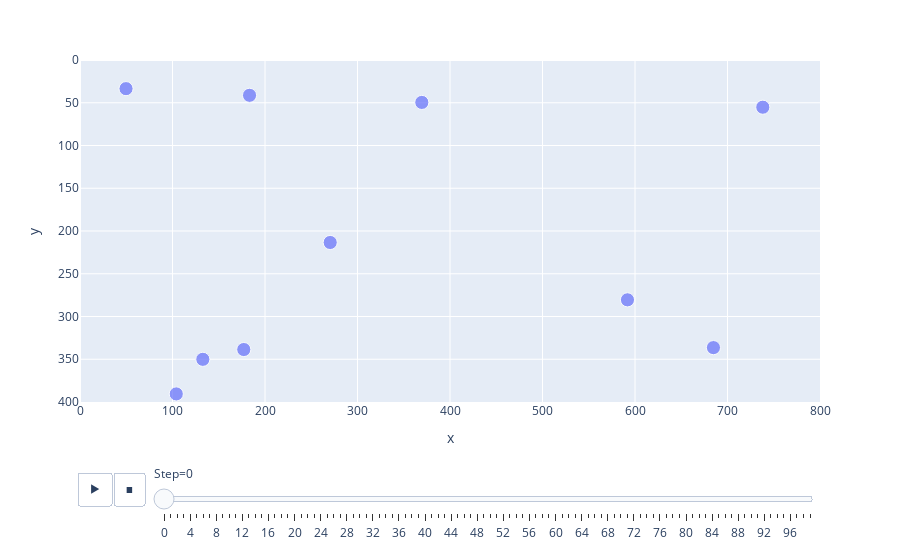

The code cell stored with this chart in its notebook:
### Code cell
fig = px.scatter(position_split_df, x="x", y="y", size=[10] * len(position_split_df), size_max=10, animation_frame="Step", animation_group="AgentID", range_x=[0,800], range_y=[400,0])
fig.show()
fig.write_html("animation.html")

### Figure 1 — Plotly figure (JSON) as saved in the notebook; plotly's stock layout.template omitted (floating-point values rounded to 4 significant figures)
{"data": [{"hoverlabel": {"namelength": 0}, "hovertemplate": "Step=0<br>x=%{x}<br>y=%{y}<br>size=%{marker.size}", "ids": [0, 1, 2, 3, 4, 5, 6, 7, 8, 9], "legendgroup": "", "marker": {"color": "#636efa", "size": [10, 10, 10, 10, 10, 10, 10, 10, 10, 10], "sizemode": "area", "sizeref": 0.1, "symbol": "circle"}, "mode": "markers", "name": "", "showlegend": false, "type": "scatter", "x": [49.76, 591.9, 684.8, 104.1, 369.5, 270.5, 183.3, 738.2, 177.0, 132.8], "xaxis": "x", "y": [33.53, 280.5, 336.4, 390.6, 49.61, 213.4, 41.32, 55.21, 338.6, 350.1], "yaxis": "y"}], "layout": {"legend": {"itemsizing": "constant", "tracegroupgap": 0}, "margin": {"t": 60}, "sliders": [{"active": 0, "currentvalue": {"prefix": "Step="}, "len": 0.9, "pad": {"b": 10, "t": 60}, "steps": [{"args": [["0"], {"frame": {"duration": 0, "redraw": false}, "fromcurrent": true, "mode": "immediate", "transition": {"duration": 0, "easing": "linear"}}], "label": "0", "method": "animate"}, {"args": [["1"], {"frame": {"duration": 0, "redraw": false}, "fromcurrent": true, "mode": "immediate", "transition": {"duration": 0, "easing": "linear"}}], "label": "1", "method": "animate"}, {"args": [["2"], {"frame": {"duration": 0, "redraw": false}, "fromcurrent": true, "mode": "immediate", "transition": {"duration": 0, "easing": "linear"}}], "label": "2", "method": "animate"}, {"args": [["3"], {"frame": {"duration": 0, "redraw": false}, "fromcurrent": true, "mode": "immediate", "transition": {"duration": 0, "easing": "linear"}}], "label": "3", "method": "animate"}, {"args": [["4"], {"frame": {"duration": 0, "redraw": false}, "fromcurrent": true, "mode": "immediate", "transition": {"duration": 0, "easing": "linear"}}], "label": "4", "method": "animate"}, {"args": [["5"], {"frame": {"duration": 0, "redraw": false}, "fromcurrent": true, "mode": "immediate", "transition": {"duration": 0, "easing": "linear"}}], "label": "5", "method": "animate"}, {"args": [["6"], {"frame": {"duration": 0, "redraw": false}, "fromcurrent": true, "mode": "immediate", "transition": {"duration": 0, "easing": "linear"}}], "label": "6", "method": "animate"}, {"args": [["7"], {"frame": {"duration": 0, "redraw": false}, "fromcurrent": true, "mode": "immediate", "transition": {"duration": 0, "easing": "linear"}}], "label": "7", "method": "animate"}, {"args": [["8"], {"frame": {"duration": 0, "redraw": false}, "fromcurrent": true, "mode": "immediate", "transition": {"duration": 0, "easing": "linear"}}], "label": "8", "method": "animate"}, {"args": [["9"], {"frame": {"duration": 0, "redraw": false}, "fromcurrent": true, "mode": "immediate", "transition": {"duration": 0, "easing": "linear"}}], "label": "9", "method": "animate"}, {"args": [["10"], {"frame": {"duration": 0, "redraw": false}, "fromcurrent": true, "mode": "immediate", "transition": {"duration": 0, "easing": "linear"}}], "label": "10", "method": "animate"}, {"args": [["11"], {"frame": {"duration": 0, "redraw": false}, "fromcurrent": true, "mode": "immediate", "transition": {"duration": 0, "easing": "linear"}}], "label": "11", "method": "animate"}, {"args": [["12"], {"frame": {"duration": 0, "redraw": false}, "fromcurrent": true, "mode": "immediate", "transition": {"duration": 0, "easing": "linear"}}], "label": "12", "method": "animate"}, {"args": [["13"], {"frame": {"duration": 0, "redraw": false}, "fromcurrent": true, "mode": "immediate", "transition": {"duration": 0, "easing": "linear"}}], "label": "13", "method": "animate"}, {"args": [["14"], {"frame": {"duration": 0, "redraw": false}, "fromcurrent": true, "mode": "immediate", "transition": {"duration": 0, "easing": "linear"}}], "label": "14", "method": "animate"}, {"args": [["15"], {"frame": {"duration": 0, "redraw": false}, "fromcurrent": true, "mode": "immediate", "transition": {"duration": 0, "easing": "linear"}}], "label": "15", "method": "animate"}, {"args": [["16"], {"frame": {"duration": 0, "redraw": false}, "fromcurrent": true, "mode": "immediate", "transition": {"duration": 0, "easing": "linear"}}], "label": "16", "method": "animate"}, {"args": [["17"], {"frame": {"duration": 0, "redraw": false}, "fromcurrent": true, "mode": "immediate", "transition": {"duration": 0, "easing": "linear"}}], "label": "17", "method": "animate"}, {"args": [["18"], {"frame": {"duration": 0, "redraw": false}, "fromcurrent": true, "mode": "immediate", "transition": {"duration": 0, "easing": "linear"}}], "label": "18", "method": "animate"}, {"args": [["19"], {"frame": {"duration": 0, "redraw": false}, "fromcurrent": true, "mode": "immediate", "transition": {"duration": 0, "easing": "linear"}}], "label": "19", "method": "animate"}, {"args": [["20"], {"frame": {"duration": 0, "redraw": false}, "fromcurrent": true, "mode": "immediate", "transition": {"duration": 0, "easing": "linear"}}], "label": "20", "method": "animate"}, {"args": [["21"], {"frame": {"duration": 0, "redraw": false}, "fromcurrent": true, "mode": "immediate", "transition": {"duration": 0, "easing": "linear"}}], "label": "21", "method": "animate"}, {"args": [["22"], {"frame": {"duration": 0, "redraw": false}, "fromcurrent": true, "mode": "immediate", "transition": {"duration": 0, "easing": "linear"}}], "label": "22", "method": "animate"}, {"args": [["23"], {"frame": {"duration": 0, "redraw": false}, "fromcurrent": true, "mode": "immediate", "transition": {"duration": 0, "easing": "linear"}}], "label": "23", "method": "animate"}, {"args": [["24"], {"frame": {"duration": 0, "redraw": false}, "fromcurrent": true, "mode": "immediate", "transition": {"duration": 0, "easing": "linear"}}], "label": "24", "method": "animate"}, {"args": [["25"], {"frame": {"duration": 0, "redraw": false}, "fromcurrent": true, "mode": "immediate", "transition": {"duration": 0, "easing": "linear"}}], "label": "25", "method": "animate"}, {"args": [["26"], {"frame": {"duration": 0, "redraw": false}, "fromcurrent": true, "mode": "immediate", "transition": {"duration": 0, "easing": "linear"}}], "label": "26", "method": "animate"}, {"args": [["27"], {"frame": {"duration": 0, "redraw": false}, "fromcurrent": true, "mode": "immediate", "transition": {"duration": 0, "easing": "linear"}}], "label": "27", "method": "animate"}, {"args": [["28"], {"frame": {"duration": 0, "redraw": false}, "fromcurrent": true, "mode": "immediate", "transition": {"duration": 0, "easing": "linear"}}], "label": "28", "method": "animate"}, {"args": [["29"], {"frame": {"duration": 0, "redraw": false}, "fromcurrent": true, "mode": "immediate", "transition": {"duration": 0, "easing": "linear"}}], "label": "29", "method": "animate"}, {"args": [["30"], {"frame": {"duration": 0, "redraw": false}, "fromcurrent": true, "mode": "immediate", "transition": {"duration": 0, "easing": "linear"}}], "label": "30", "method": "animate"}, {"args": [["31"], {"frame": {"duration": 0, "redraw": false}, "fromcurrent": true, "mode": "immediate", "transition": {"duration": 0, "easing": "linear"}}], "label": "31", "method": "animate"}, {"args": [["32"], {"frame": {"duration": 0, "redraw": false}, "fromcurrent": true, "mode": "immediate", "transition": {"duration": 0, "easing": "linear"}}], "label": "32", "method": "animate"}, {"args": [["33"], {"frame": {"duration": 0, "redraw": false}, "fromcurrent": true, "mode": "immediate", "transition": {"duration": 0, "easing": "linear"}}], "label": "33", "method": "animate"}, {"args": [["34"], {"frame": {"duration": 0, "redraw": false}, "fromcurrent": true, "mode": "immediate", "transition": {"duration": 0, "easing": "linear"}}], "label": "34", "method": "animate"}, {"args": [["35"], {"frame": {"duration": 0, "redraw": false}, "fromcurrent": true, "mode": "immediate", "transition": {"duration": 0, "easing": "linear"}}], "label": "35", "method": "animate"}, {"args": [["36"], {"frame": {"duration": 0, "redraw": false}, "fromcurrent": true, "mode": "immediate", "transition": {"duration": 0, "easing": "linear"}}], "label": "36", "method": "animate"}, {"args": [["37"], {"frame": {"duration": 0, "redraw": false}, "fromcurrent": true, "mode": "immediate", "transition": {"duration": 0, "easing": "linear"}}], "label": "37", "method": "animate"}, {"args": [["38"], {"frame": {"duration": 0, "redraw": false}, "fromcurrent": true, "mode": "immediate", "transition": {"duration": 0, "easing": "linear"}}], "label": "38", "method": "animate"}, {"args": [["39"], {"frame": {"duration": 0, "redraw": false}, "fromcurrent": true, "mode": "immediate", "transition": {"duration": 0, "easing": "linear"}}], "label": "39", "method": "animate"}, {"args": [["40"], {"frame": {"duration": 0, "redraw": false}, "fromcurrent": true, "mode": "immediate", "transition": {"duration": 0, "easing": "linear"}}], "label": "40", "method": "animate"}, {"args": [["41"], {"frame": {"duration": 0, "redraw": false}, "fromcurrent": true, "mode": "immediate", "transition": {"duration": 0, "easing": "linear"}}], "label": "41", "method": "animate"}, {"args": [["42"], {"frame": {"duration": 0, "redraw": false}, "fromcurrent": true, "mode": "immediate", "transition": {"duration": 0, "easing": "linear"}}], "label": "42", "method": "animate"}, {"args": [["43"], {"frame": {"duration": 0, "redraw": false}, "fromcurrent": true, "mode": "immediate", "transition": {"duration": 0, "easing": "linear"}}], "label": "43", "method": "animate"}, {"args": [["44"], {"frame": {"duration": 0, "redraw": false}, "fromcurrent": true, "mode": "immediate", "transition": {"duration": 0, "easing": "linear"}}], "label": "44", "method": "animate"}, {"args": [["45"], {"frame": {"duration": 0, "redraw": false}, "fromcurrent": true, "mode": "immediate", "transition": {"duration": 0, "easing": "linear"}}], "label": "45", "method": "animate"}, {"args": [["46"], {"frame": {"duration": 0, "redraw": false}, "fromcurrent": true, "mode": "immediate", "transition": {"duration": 0, "easing": "linear"}}], "label": "46", "method": "animate"}, {"args": [["47"], {"frame": {"duration": 0, "redraw": false}, "fromcurrent": true, "mode": "immediate", "transition": {"duration": 0, "easing": "linear"}}], "label": "47", "method": "animate"}, {"args": [["48"], {"frame": {"duration": 0, "redraw": false}, "fromcurrent": true, "mode": "immediate", "transition": {"duration": 0, "easing": "linear"}}], "label": "48", "method": "animate"}, {"args": [["49"], {"frame": {"duration": 0, "redraw": false}, "fromcurrent": true, "mode": "immediate", "transition": {"duration": 0, "easing": "linear"}}], "label": "49", "method": "animate"}, {"args": [["50"], {"frame": {"duration": 0, "redraw": false}, "fromcurrent": true, "mode": "immediate", "transition": {"duration": 0, "easing": "linear"}}], "label": "50", "method": "animate"}, {"args": [["51"], {"frame": {"duration": 0, "redraw": false}, "fromcurrent": true, "mode": "immediate", "transition": {"duration": 0, "easing": "linear"}}], "label": "51", "method": "animate"}, {"args": [["52"], {"frame": {"duration": 0, "redraw": false}, "fromcurrent": true, "mode": "immediate", "transition": {"duration": 0, "easing": "linear"}}], "label": "52", "method": "animate"}, {"args": [["53"], {"frame": {"duration": 0, "redraw": false}, "fromcurrent": true, "mode": "immediate", "transition": {"duration": 0, "easing": "linear"}}], "label": "53", "method": "animate"}, {"args": [["54"], {"frame": {"duration": 0, "redraw": false}, "fromcurrent": true, "mode": "immediate", "transition": {"duration": 0, "easing": "linear"}}], "label": "54", "method": "animate"}, {"args": [["55"], {"frame": {"duration": 0, "redraw": false}, "fromcurrent": true, "mode": "immediate", "transition": {"duration": 0, "easing": "linear"}}], "label": "55", "method": "animate"}, {"args": [["56"], {"frame": {"duration": 0, "redraw": false}, "fromcurrent": true, "mode": "immediate", "transition": {"duration": 0, "easing": "linear"}}], "label": "56", "method": "animate"}, {"args": [["57"], {"frame": {"duration": 0, "redraw": false}, "fromcurrent": true, "mode": "immediate", "transition": {"duration": 0, "easing": "linear"}}], "label": "57", "method": "animate"}, {"args": [["58"], {"frame": {"duration": 0, "redraw": false}, "fromcurrent": true, "mode": "immediate", "transition": {"duration": 0, "easing": "linear"}}], "label": "58", "method": "animate"}, {"args": [["59"], {"frame": {"duration": 0, "redraw": false}, "fromcurrent": true, "mode": "immediate", "transition": {"duration": 0, "easing": "linear"}}], "label": "59", "method": "animate"}, {"args": [["60"], {"frame": {"duration": 0, "redraw": false}, "fromcurrent": true, "mode": "immediate", "transition": {"duration": 0, "easing": "linear"}}], "label": "60", "method": "animate"}, {"args": [["61"], {"frame": {"duration": 0, "redraw": false}, "fromcurrent": true, "mode": "immediate", "transition": {"duration": 0, "easing": "linear"}}], "label": "61", "method": "animate"}, {"args": [["62"], {"frame": {"duration": 0, "redraw": false}, "fromcurrent": true, "mode": "immediate", "transition": {"duration": 0, "easing": "linear"}}], "label": "62", "method": "animate"}, {"args": [["63"], {"frame": {"duration": 0, "redraw": false}, "fromcurrent": true, "mode": "immediate", "transition": {"duration": 0, "easing": "linear"}}], "label": "63", "method": "animate"}, {"args": [["64"], {"frame": {"duration": 0, "redraw": false}, "fromcurrent": true, "mode": "immediate", "transition": {"duration": 0, "easing": "linear"}}], "label": "64", "method": "animate"}, {"args": [["65"], {"frame": {"duration": 0, "redraw": false}, "fromcurrent": true, "mode": "immediate", "transition": {"duration": 0, "easing": "linear"}}], "label": "65", "method": "animate"}, {"args": [["66"], {"frame": {"duration": 0, "redraw": false}, "fromcurrent": true, "mode": "immediate", "transition": {"duration": 0, "easing": "linear"}}], "label": "66", "method": "animate"}, {"args": [["67"], {"frame": {"duration": 0, "redraw": false}, "fromcurrent": true, "mode": "immediate", "transition": {"duration": 0, "easing": "linear"}}], "label": "67", "method": "animate"}, {"args": [["68"], {"frame": {"duration": 0, "redraw": false}, "fromcurrent": true, "mode": "immediate", "transition": {"duration": 0, "easing": "linear"}}], "label": "68", "method": "animate"}, {"args": [["69"], {"frame": {"duration": 0, "redraw": false}, "fromcurrent": true, "mode": "immediate", "transition": {"duration": 0, "easing": "linear"}}], "label": "69", "method": "animate"}, {"args": [["70"], {"frame": {"duration": 0, "redraw": false}, "fromcurrent": true, "mode": "immediate", "transition": {"duration": 0, "easing": "linear"}}], "label": "70", "method": "animate"}, {"args": [["71"], {"frame": {"duration": 0, "redraw": false}, "fromcurrent": true, "mode": "immediate", "transition": {"duration": 0, "easing": "linear"}}], "label": "71", "method": "animate"}, {"args": [["72"], {"frame": {"duration": 0, "redraw": false}, "fromcurrent": true, "mode": "immediate", "transition": {"duration": 0, "easing": "linear"}}], "label": "72", "method": "animate"}, {"args": [["73"], {"frame": {"duration": 0, "redraw": false}, "fromcurrent": true, "mode": "immediate", "transition": {"duration": 0, "easing": "linear"}}], "label": "73", "method": "animate"}, {"args": [["74"], {"frame": {"duration": 0, "redraw": false}, "fromcurrent": true, "mode": "immediate", "transition": {"duration": 0, "easing": "linear"}}], "label": "74", "method": "animate"}, {"args": [["75"], {"frame": {"duration": 0, "redraw": false}, "fromcurrent": true, "mode": "immediate", "transition": {"duration": 0, "easing": "linear"}}], "label": "75", "method": "animate"}, {"args": [["76"], {"frame": {"duration": 0, "redraw": false}, "fromcurrent": true, "mode": "immediate", "transition": {"duration": 0, "easing": "linear"}}], "label": "76", "method": "animate"}, {"args": [["77"], {"frame": {"duration": 0, "redraw": false}, "fromcurrent": true, "mode": "immediate", "transition": {"duration": 0, "easing": "linear"}}], "label": "77", "method": "animate"}, {"args": [["78"], {"frame": {"duration": 0, "redraw": false}, "fromcurrent": true, "mode": "immediate", "transition": {"duration": 0, "easing": "linear"}}], "label": "78", "method": "animate"}, {"args": [["79"], {"frame": {"duration": 0, "redraw": false}, "fromcurrent": true, "mode": "immediate", "transition": {"duration": 0, "easing": "linear"}}], "label": "79", "method": "animate"}, {"args": [["80"], {"frame": {"duration": 0, "redraw": false}, "fromcurrent": true, "mode": "immediate", "transition": {"duration": 0, "easing": "linear"}}], "label": "80", "method": "animate"}, {"args": [["81"], {"frame": {"duration": 0, "redraw": false}, "fromcurrent": true, "mode": "immediate", "transition": {"duration": 0, "easing": "linear"}}], "label": "81", "method": "animate"}, {"args": [["82"], {"frame": {"duration": 0, "redraw": false}, "fromcurrent": true, "mode": "immediate", "transition": {"duration": 0, "easing": "linear"}}], "label": "82", "method": "animate"}, {"args": [["83"], {"frame": {"duration": 0, "redraw": false}, "fromcurrent": true, "mode": "immediate", "transition": {"duration": 0, "easing": "linear"}}], "label": "83", "method": "animate"}, {"args": [["84"], {"frame": {"duration": 0, "redraw": false}, "fromcurrent": true, "mode": "immediate", "transition": {"duration": 0, "easing": "linear"}}], "label": "84", "method": "animate"}, {"args": [["85"], {"frame": {"duration": 0, "redraw": false}, "fromcurrent": true, "mode": "immediate", "transition": {"duration": 0, "easing": "linear"}}], "label": "85", "method": "animate"}, {"args": [["86"], {"frame": {"duration": 0, "redraw": false}, "fromcurrent": true, "mode": "immediate", "transition": {"duration": 0, "easing": "linear"}}], "label": "86", "method": "animate"}, {"args": [["87"], {"frame": {"duration": 0, "redraw": false}, "fromcurrent": true, "mode": "immediate", "transition": {"duration": 0, "easing": "linear"}}], "label": "87", "method": "animate"}, {"args": [["88"], {"frame": {"duration": 0, "redraw": false}, "fromcurrent": true, "mode": "immediate", "transition": {"duration": 0, "easing": "linear"}}], "label": "88", "method": "animate"}, {"args": [["89"], {"frame": {"duration": 0, "redraw": false}, "fromcurrent": true, "mode": "immediate", "transition": {"duration": 0, "easing": "linear"}}], "label": "89", "method": "animate"}, {"args": [["90"], {"frame": {"duration": 0, "redraw": false}, "fromcurrent": true, "mode": "immediate", "transition": {"duration": 0, "easing": "linear"}}], "label": "90", "method": "animate"}, {"args": [["91"], {"frame": {"duration": 0, "redraw": false}, "fromcurrent": true, "mode": "immediate", "transition": {"duration": 0, "easing": "linear"}}], "label": "91", "method": "animate"}, {"args": [["92"], {"frame": {"duration": 0, "redraw": false}, "fromcurrent": true, "mode": "immediate", "transition": {"duration": 0, "easing": "linear"}}], "label": "92", "method": "animate"}, {"args": [["93"], {"frame": {"duration": 0, "redraw": false}, "fromcurrent": true, "mode": "immediate", "transition": {"duration": 0, "easing": "linear"}}], "label": "93", "method": "animate"}, {"args": [["94"], {"frame": {"duration": 0, "redraw": false}, "fromcurrent": true, "mode": "immediate", "transition": {"duration": 0, "easing": "linear"}}], "label": "94", "method": "animate"}, {"args": [["95"], {"frame": {"duration": 0, "redraw": false}, "fromcurrent": true, "mode": "immediate", "transition": {"duration": 0, "easing": "linear"}}], "label": "95", "method": "animate"}, {"args": [["96"], {"frame": {"duration": 0, "redraw": false}, "fromcurrent": true, "mode": "immediate", "transition": {"duration": 0, "easing": "linear"}}], "label": "96", "method": "animate"}, {"args": [["97"], {"frame": {"duration": 0, "redraw": false}, "fromcurrent": true, "mode": "immediate", "transition": {"duration": 0, "easing": "linear"}}], "label": "97", "method": "animate"}, {"args": [["98"], {"frame": {"duration": 0, "redraw": false}, "fromcurrent": true, "mode": "immediate", "transition": {"duration": 0, "easing": "linear"}}], "label": "98", "method": "animate"}, {"args": [["99"], {"frame": {"duration": 0, "redraw": false}, "fromcurrent": true, "mode": "immediate", "transition": {"duration": 0, "easing": "linear"}}], "label": "99", "method": "animate"}], "x": 0.1, "xanchor": "left", "y": 0, "yanchor": "top"}], "updatemenus": [{"buttons": [{"args": [null, {"frame": {"duration": 500, "redraw": false}, "fromcurrent": true, "mode": "immediate", "transition": {"duration": 500, "easing": "linear"}}], "label": "&#9654;", "method": "animate"}, {"args": [[null], {"frame": {"duration": 0, "redraw": false}, "fromcurrent": true, "mode": "immediate", "transition": {"duration": 0, "easing": "linear"}}], "label": "&#9724;", "method": "animate"}], "direction": "left", "pad": {"r": 10, "t": 70}, "showactive": false, "type": "buttons", "x": 0.1, "xanchor": "right", "y": 0, "yanchor": "top"}], "xaxis": {"anchor": "y", "domain": [0, 1], "range": [0, 800], "title": {"text": "x"}}, "yaxis": {"anchor": "x", "domain": [0, 1], "range": [400, 0], "title": {"text": "y"}}}}
